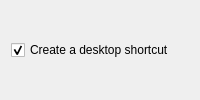
<?xml version="1.0" encoding="UTF-8"?>
<ui version="4.0">
 <class>DesktopShortcutForm</class>
 <widget class="QWidget" name="DesktopShortcutForm">
  <layout class="QVBoxLayout" name="verticalLayout">
   <item>
    <widget class="QCheckBox" name="desktopCheckBox">
     <property name="text">
      <string>Create a desktop shortcut</string>
     </property>
     <property name="checked">
      <bool>true</bool>
     </property>
    </widget>
   </item>
  </layout>
 </widget>
 <resources/>
 <connections/>
</ui>
